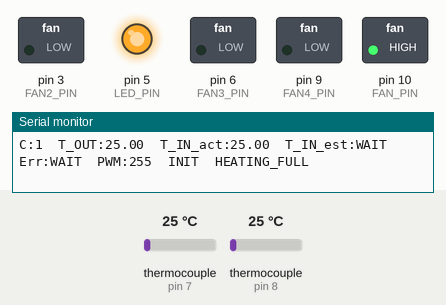
Bench run of a sketch on a simulated Arduino Uno, built with avr-gcc and run on an emulated ATmega328P. Parts: switched loads named in the sketch (green lamp = pin HIGH), output pins drawn as LEDs (lit = HIGH), the last lines printed to the serial monitor. Inputs (shaded band) come from the test bench; at power-on: thermocouple (sensors on pin 8, pin 7) 25 °C.

Above: at 1.2 s.
1.3 s: thermocouple (sensor on pin 8) set to 245 °C
4.3 s: thermocouple (sensor on pin 8) set to 252 °C
At 5.3 s:
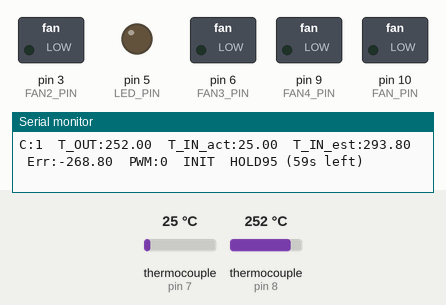
Timing chart, 0 to 7.3 s (numbered marks = the images above; inputs shaded):
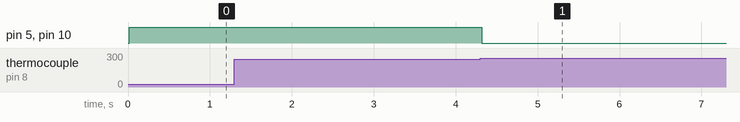

Measured:
- the behaviour switches between 248 and 249 °C on thermocouple (sensor on pin 8) (found by bisection; images 0 and 1)

The sketch:

PCR_3step_PWM.ino
```cpp
#include <SPI.h>
#include "Adafruit_MAX31855.h"

// ============================================================
// HARDWARE
// ============================================================

Adafruit_MAX31855 tc_out(13, 8, 12); // S1: Foil / monitoring only
Adafruit_MAX31855 tc_in (13, 7, 12); // S2: Tube / CONTROL sensor

#define LED_PIN 5

#define FAN_PIN 10   // D10: LED heatsink fan
#define FAN2_PIN 3
#define FAN3_PIN 6
#define FAN4_PIN 9

// ============================================================
// PCR SETTINGS
// ============================================================
#define TOTAL_CYCLES 40

#define INITIAL_DENAT_TEMP 95.0f
#define INITIAL_DENAT_TIME 60UL

#define DENAT_TEMP 95.0f
#define DENAT_TIME 30UL

#define ANNEAL_TEMP 60.0f
#define ANNEAL_TIME 30UL

#define EXTEND_TEMP 72.0f
#define EXTEND_TIME 30UL

#define FINAL_TEMP 72.0f
#define FINAL_TIME 60UL

#define LOG_INTERVAL_MS 1000UL

// ============================================================
// ML CALIBRATION VARIABLES (Model 3)
// ============================================================
// 30-sample rolling buffer for 3-second history at 100ms intervals
// Memory footprint: 30 floats * 4 bytes = 120 bytes RAM
float t_out_history[30];
uint8_t t_out_head = 0;
bool ml_history_valid = false;
float estimated_t_in = NAN;
uint32_t lastMLUpdate = 0;

// ============================================================
// RAMP SETTINGS
// ============================================================

// 95 C:full heater until target.
#define DENAT_TARGET_C            95.0f

// 60 C cooling: full cooling until target.
#define ANNEAL_TARGET_C_FULL      60.0f

// 60 -> 72 C:
// Full power until 71 C, then controlled approach to 72 C.
#define EXTENSION_FULL_TO_C      71.0f

// ============================================================
// TEMPERATURE FILTER
// Used for PID holding.
// RAW S2 is used for target crossing.
// ============================================================

#define S2_FILTER_ALPHA          0.70f

// ============================================================
// PID UPDATE
// ============================================================

#define PID_INTERVAL_MS          100UL

// ============================================================
// HOLD PID PARAMETERS
// Same control concept as friend's setup:
// full power during ramp, PID only during HOLD.
// ============================================================

// 95 C HOLD
#define HOLD95_KP                 35.0f
#define HOLD95_KI                  1.0f
#define HOLD95_KD                  1.5f

// 60 C HOLD
// LED adds heat while D10 remains always ON.
#define HOLD60_KP                 30.0f
#define HOLD60_KI                  0.8f
#define HOLD60_KD                  1.0f

// 72 C HOLD
#define HOLD72_KP                 28.0f
#define HOLD72_KI                  0.8f
#define HOLD72_KD                  1.0f

// ============================================================

enum Phase {
  INIT_DENAT,
  CYCLE_DENAT,
  CYCLE_ANNEAL,
  CYCLE_EXTENSION,
  FINAL_EXTENSION,
  FINISHED
};

Phase currentPhase = INIT_DENAT;

int currentCycle = 1;

float targetTemp = INITIAL_DENAT_TEMP;

uint32_t holdDuration = INITIAL_DENAT_TIME * 1000UL;
uint32_t holdStartTime = 0;

bool isHolding = false;

// ============================================================
// CONTROL MODE
// ============================================================

enum ControlMode {
  MAX_HEATING,
  APPROACH_HEATING,
  MAX_COOLING,
  APPROACH_COOLING
};

ControlMode controlMode = MAX_HEATING;

// ============================================================
// S2 FILTER
// ============================================================

float filteredS2 = NAN;
uint32_t lastS2FilterTime = 0;

// ============================================================
// ============================================================
// PID VARIABLES
// ============================================================

float holdIntegral = 0.0f;
float holdLastError = 0.0f;
uint32_t holdLastPIDTime = 0;

// ============================================================
// OUTPUT VARIABLES
// ============================================================

int ledPWM = 0;
int fanPWM = 0;

// ============================================================
// PHASE NAME
// ============================================================

const char* phaseName() {

  if (currentPhase == INIT_DENAT)
    return "INIT";

  if (currentPhase == CYCLE_DENAT)
    return "DENAT";

  if (currentPhase == CYCLE_ANNEAL)
    return "ANNEAL";

  if (currentPhase == CYCLE_EXTENSION)
    return "EXTEND";

  if (currentPhase == FINAL_EXTENSION)
    return "FINAL";

  return "DONE";
}

// ============================================================
// ALL OUTPUTS OFF
// ============================================================

void allOff() {

  digitalWrite(LED_PIN, LOW);
  ledPWM = 0;

  // D10 follows LED state.
  digitalWrite(FAN_PIN, LOW);

  digitalWrite(FAN2_PIN, LOW);
  digitalWrite(FAN3_PIN, LOW);
  digitalWrite(FAN4_PIN, LOW);

  fanPWM = 0;
}

// ============================================================
// FULL HEATING
// ============================================================

void maximumHeating() {

  digitalWrite(LED_PIN, HIGH);
  ledPWM = 255;

  // D10 follows LED state.
  digitalWrite(FAN_PIN, HIGH);

  // No additional cooling while heating.
  digitalWrite(FAN2_PIN, LOW);
  digitalWrite(FAN3_PIN, LOW);
  digitalWrite(FAN4_PIN, LOW);

  fanPWM = 0;
}

// ============================================================
// FULL COOLING
// LED off; all cooling fans ON.
// ============================================================

void maximumCooling() {

  digitalWrite(LED_PIN, LOW);
  ledPWM = 0;

  digitalWrite(FAN_PIN, LOW);
  digitalWrite(FAN2_PIN, HIGH);
  digitalWrite(FAN3_PIN, HIGH);
  digitalWrite(FAN4_PIN, HIGH);

  fanPWM = 255;
}

// ============================================================
// SET LED PWM
// ============================================================

void setLED(int pwm) {

  pwm = constrain(pwm, 0, 255);

  ledPWM = pwm;

  analogWrite(LED_PIN, pwm);

  // D10 follows LED state.
  digitalWrite(FAN_PIN, (pwm > 0) ? HIGH : LOW);
}

// ============================================================
// SET FAN PWM
// PWM is applied to D3, D6 and D9.
// ============================================================

void setFan(int pwm) {

  pwm = constrain(pwm, 0, 255);

  fanPWM = pwm;

  digitalWrite(FAN_PIN, (ledPWM > 0) ? HIGH : LOW);

  analogWrite(FAN2_PIN, pwm);
  analogWrite(FAN3_PIN, pwm);
  analogWrite(FAN4_PIN, pwm);

  if (pwm > 0) {
    digitalWrite(LED_PIN, LOW);
    ledPWM = 0;
  }
}

// ============================================================
// UPDATE S2 FILTER
// ============================================================

void updateS2Filter(uint32_t now, float rawS2) {

  if (isnan(rawS2))
    return;

  if (isnan(filteredS2)) {

    filteredS2 = rawS2;

    lastS2FilterTime = now;

    return;
  }

  if (now - lastS2FilterTime >= 50UL) {

    lastS2FilterTime = now;

    filteredS2 =
      filteredS2 +
      S2_FILTER_ALPHA *
      (rawS2 - filteredS2);
  }
}

// ============================================================
// RESET HOLD PID
// ============================================================

void resetHoldPID(uint32_t now) {

  holdIntegral = 0.0f;
  holdLastError = 0.0f;
  holdLastPIDTime = now;
}

// ============================================================
// START HOLD
// ============================================================

void startHold(uint32_t now) {

  isHolding = true;

  holdStartTime = now;

  resetHoldPID(now);
}

// ============================================================
// GENERIC PID FOR HEATER HOLD
// Friend-style logic:
// PID output is directly the LED PWM.
// ============================================================

float calculateHeatPID(
  uint32_t now,
  float target,
  float temperature,
  float kp,
  float ki,
  float kd
) {

  if (now - holdLastPIDTime < PID_INTERVAL_MS)
    return -1.0f;

  float dt =
    (now - holdLastPIDTime) / 1000.0f;

  if (dt <= 0.0f)
    dt = 0.1f;

  holdLastPIDTime = now;

  float error =
    target - temperature;

  holdIntegral += ki * error * dt;

  // Anti-windup in output units.
  if (holdIntegral > 255.0f)
    holdIntegral = 255.0f;

  if (holdIntegral < 0.0f)
    holdIntegral = 0.0f;

  float derivative =
    (error - holdLastError) / dt;

  holdLastError = error;

  float output =
    (kp * error) +
    holdIntegral +
    (kd * derivative);

  if (output < 0.0f)
    output = 0.0f;

  if (output > 255.0f)
    output = 255.0f;

  return output;
}

// ============================================================
// HOLD CONTROL
// ============================================================

void holdControl(uint32_t now) {

  float output = -1.0f;

  // ----------------------------------------------------------
  // 95 C HOLD
  // ----------------------------------------------------------

  if (currentPhase == INIT_DENAT ||
      currentPhase == CYCLE_DENAT) {

    output = calculateHeatPID(
      now,
      targetTemp,
      estimated_t_in, // ML ESTIMATE DRIVES PID
      HOLD95_KP,
      HOLD95_KI,
      HOLD95_KD
    );
  }

  // ----------------------------------------------------------
  // 60 C HOLD
  // ----------------------------------------------------------

  else if (currentPhase == CYCLE_ANNEAL) {

    output = calculateHeatPID(
      now,
      targetTemp,
      estimated_t_in, // ML ESTIMATE DRIVES PID
      HOLD60_KP,
      HOLD60_KI,
      HOLD60_KD
    );
  }

  // ----------------------------------------------------------
  // 72 C HOLD
  // ----------------------------------------------------------

  else if (currentPhase == CYCLE_EXTENSION ||
           currentPhase == FINAL_EXTENSION) {

    output = calculateHeatPID(
      now,
      targetTemp,
      estimated_t_in, // ML ESTIMATE DRIVES PID
      HOLD72_KP,
      HOLD72_KI,
      HOLD72_KD
    );
  }

  if (output >= 0.0f) {

    setLED((int)output);

    // D10 follows LED state.
    // Other fans OFF during heating holds.
    digitalWrite(FAN_PIN, (ledPWM > 0) ? HIGH : LOW);
    analogWrite(FAN2_PIN, 0);
    analogWrite(FAN3_PIN, 0);
    analogWrite(FAN4_PIN, 0);
    fanPWM = 0;
  }
}

// ============================================================
// NEXT PHASE
// ============================================================

void nextPhase() {

  isHolding = false;

  uint32_t now = millis();

  // Safety transition.
  allOff();

  resetHoldPID(now);

  // ----------------------------------------------------------
  // INIT -> DENAT
  // ----------------------------------------------------------

  if (currentPhase == INIT_DENAT) {

    currentPhase = CYCLE_DENAT;

    targetTemp = DENAT_TEMP;

    holdDuration = DENAT_TIME * 1000UL;

    controlMode = MAX_HEATING;
  }

  // ----------------------------------------------------------
  // DENAT -> ANNEAL
  // ----------------------------------------------------------

  else if (currentPhase == CYCLE_DENAT) {

    currentPhase = CYCLE_ANNEAL;

    targetTemp = ANNEAL_TEMP;

    holdDuration = ANNEAL_TIME * 1000UL;

    controlMode = MAX_COOLING;
  }

  // ----------------------------------------------------------
  // ANNEAL -> EXTENSION
  // ----------------------------------------------------------

  else if (currentPhase == CYCLE_ANNEAL) {

    currentPhase = CYCLE_EXTENSION;

    targetTemp = EXTEND_TEMP;

    holdDuration = EXTEND_TIME * 1000UL;

    controlMode = MAX_HEATING;
  }

  // ----------------------------------------------------------
  // EXTENSION -> NEXT CYCLE / FINAL
  // ----------------------------------------------------------

  else if (currentPhase == CYCLE_EXTENSION) {

    if (currentCycle >= TOTAL_CYCLES) {

      currentPhase = FINAL_EXTENSION;

      targetTemp = FINAL_TEMP;

      holdDuration = FINAL_TIME * 1000UL;

      controlMode = APPROACH_HEATING;

    } else {

      currentCycle++;

      currentPhase = CYCLE_DENAT;

      targetTemp = DENAT_TEMP;

      holdDuration = DENAT_TIME * 1000UL;

      controlMode = MAX_HEATING;
    }
  }

  // ----------------------------------------------------------
  // FINAL -> FINISHED
  // ----------------------------------------------------------

  else if (currentPhase == FINAL_EXTENSION) {

    currentPhase = FINISHED;
  }
}

// ============================================================
// ML CALIBRATION LOGIC
// ============================================================

void updateMLEstimate(uint32_t now, float s1) {
  if (isnan(s1)) return;

  if (now - lastMLUpdate >= 100UL) {
    lastMLUpdate = now;

    t_out_history[t_out_head] = s1;

    static bool wrapped = false;
    t_out_head++;
    if (t_out_head >= 30) {
      t_out_head = 0;
      wrapped = true;
    }

    ml_history_valid = wrapped;

    if (ml_history_valid) {
      int idx1 = (t_out_head + 30 - 10) % 30; // 1s lag
      int idx2 = (t_out_head + 30 - 20) % 30; // 2s lag
      int idx3 = t_out_head;                  // 3s lag

      float lag1 = t_out_history[idx1];
      float lag2 = t_out_history[idx2];
      float lag3 = t_out_history[idx3];

      float dT_dt = s1 - lag1;

      estimated_t_in = 33.4161f
                       + (0.7087f * s1)
                       + (1.2542f * dT_dt)
                       - (0.5456f * lag1)
                       - (2.3649f * lag2)
                       + (3.2085f * lag3)
                       + (0.0060f * (float)currentCycle);
    }
  }
}

// ============================================================
// SETUP
// ============================================================

void setup() {

  Serial.begin(115200);

  pinMode(LED_PIN, OUTPUT);

  pinMode(FAN_PIN, OUTPUT);
  pinMode(FAN2_PIN, OUTPUT);
  pinMode(FAN3_PIN, OUTPUT);
  pinMode(FAN4_PIN, OUTPUT);

  // D10 follows LED state and starts OFF with the LED.
  digitalWrite(FAN_PIN, LOW);

  // Start with heater and other fans OFF.
  digitalWrite(LED_PIN, LOW);
  digitalWrite(FAN2_PIN, LOW);
  digitalWrite(FAN3_PIN, LOW);
  digitalWrite(FAN4_PIN, LOW);

  ledPWM = 0;
  fanPWM = 0;

  for (int i = 0; i < 30; i++) {
    t_out_history[i] = NAN;
  }

  Serial.println(F("===================================================="));
  Serial.println(F("PCR: ML STAGE 1 VALIDATION"));
  Serial.println(F("Time, Cyc, Phase, T_OUT, T_IN_act, T_IN_est, Error, LED PWM, Status"));
  Serial.println(F("===================================================="));
}

// ============================================================
// LOOP
// ============================================================


void loop() {

  uint32_t now = millis();

  float s1 =
    tc_out.readCelsius();

  float s2 =
    tc_in.readCelsius();

  // Update Continuous ML Estimate
  updateMLEstimate(now, s1);

  // ----------------------------------------------------------
  // S2 FAILURE WARNING (NON-FATAL)
  // ----------------------------------------------------------

  if (isnan(s2)) {
    // Stage 1 Validation: Do NOT stop PCR if T_IN fails.
    // Just print a warning and let the ML control handle it.
    static uint32_t lastWarning = 0;
    if (now - lastWarning >= 2000UL) {
      Serial.println(F("WARNING: S2 thermocouple read failed (ignored for ML control)"));
      lastWarning = now;
    }
  }

  // ----------------------------------------------------------
  // UPDATE FILTER
  // ----------------------------------------------------------

  updateS2Filter(now, s2);

  // ----------------------------------------------------------
  // FINISHED
  // ----------------------------------------------------------

  if (currentPhase == FINISHED) {

    // Finished = LED OFF and all fans OFF.
    digitalWrite(LED_PIN, LOW);
    ledPWM = 0;

    digitalWrite(FAN_PIN, LOW);

    digitalWrite(FAN2_PIN, LOW);
    digitalWrite(FAN3_PIN, LOW);
    digitalWrite(FAN4_PIN, LOW);

    fanPWM = 0;

    return;
  }

  // ==========================================================
  // RAMP CONTROL
  // ==========================================================

  if (!isHolding) {

    // ========================================================
    // ANNEAL: 95 -> 60
    // ========================================================

    if (currentPhase == CYCLE_ANNEAL) {

      if (controlMode == MAX_COOLING) {

        // Use ML estimated T_IN. Require history to be valid before crossing.
        if (ml_history_valid && estimated_t_in <= targetTemp) {
          startHold(now);
        } else {
          maximumCooling();
        }
      }
    }

    // ========================================================
    // EXTENSION: 60 -> 72
    // ========================================================

    else if (currentPhase == CYCLE_EXTENSION) {

      if (controlMode == MAX_HEATING) {

        if (ml_history_valid && estimated_t_in >= targetTemp) {
          startHold(now);
        } else {
          maximumHeating();
        }
      }
    }

    // ========================================================
    // FINAL EXTENSION
    // ========================================================

    else if (currentPhase == FINAL_EXTENSION) {

      if (controlMode == MAX_HEATING) {

        if (ml_history_valid && estimated_t_in >= targetTemp) {
          startHold(now);
        } else {
          maximumHeating();
        }
      }
    }

    // ========================================================
    // 95 C HEATING
    // ========================================================

    else {

      if (controlMode == MAX_HEATING) {

        if (ml_history_valid && estimated_t_in >= targetTemp) {
          startHold(now);
        } else {
          maximumHeating();
        }
      }
    }
  }

  // ==========================================================
  // HOLD
  // ==========================================================

  if (isHolding) {

    holdControl(now);

    // EXACT programmed hold time.
    if (now - holdStartTime >= holdDuration) {

      nextPhase();
    }
  }

  // ==========================================================
  // LOGGING
  // Same basic format as your current output,
  // with LED PWM added.
  // ==========================================================

  static uint32_t tLog = 0;

  if (now - tLog >= LOG_INTERVAL_MS) {

    tLog = now;

    // Requested format: C:12  T_OUT:47.25  T_IN_act:71.50  T_IN_est:70.10  Err:1.40  PWM:52  EXTEND
    Serial.print(F("C:"));
    Serial.print(currentCycle);

    Serial.print(F("  T_OUT:"));
    Serial.print(s1, 2);

    Serial.print(F("  T_IN_act:"));
    if (isnan(s2)) Serial.print(F("NaN")); else Serial.print(s2, 2);

    Serial.print(F("  T_IN_est:"));
    if (ml_history_valid) Serial.print(estimated_t_in, 2); else Serial.print(F("WAIT"));

    Serial.print(F("  Err:"));
    if (ml_history_valid && !isnan(s2)) Serial.print(s2 - estimated_t_in, 2); else Serial.print(F("WAIT"));

    Serial.print(F("  PWM:"));
    Serial.print(ledPWM);

    Serial.print(F("  "));
    Serial.print(phaseName());

    Serial.print(F("  "));

    if (isHolding) {

      uint32_t elapsed =
        now - holdStartTime;

      uint32_t secLeft = 0;

      if (elapsed < holdDuration) {

        secLeft =
          (holdDuration - elapsed) / 1000UL;
      }

      if (currentPhase == INIT_DENAT ||
          currentPhase == CYCLE_DENAT) {

        Serial.print(F("HOLD95 ("));

      } else if (currentPhase == CYCLE_ANNEAL) {

        Serial.print(F("HOLD60 ("));

      } else {

        Serial.print(F("HOLD72 ("));
      }

      Serial.print(secLeft);

      Serial.println(F("s left)"));
    }

    else if (controlMode == MAX_HEATING) {

      if (currentPhase == CYCLE_EXTENSION) {

        Serial.println(
          F("HEATING_FULL")
        );

      } else {

        Serial.println(
          F("HEATING_FULL")
        );
      }
    }

    else if (controlMode == APPROACH_HEATING) {

      Serial.println(
        F("HEATING")
      );
    }

    else if (controlMode == MAX_COOLING) {

      Serial.println(
        F("COOLING_FULL")
      );
    }

    else if (controlMode == APPROACH_COOLING) {

      Serial.println(
        F("COOLING")
      );
    }
  }
}
```
